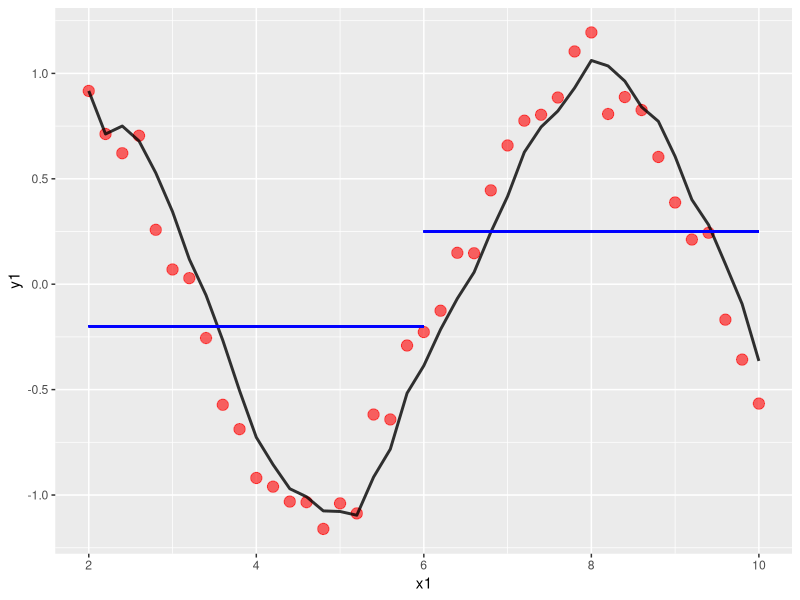
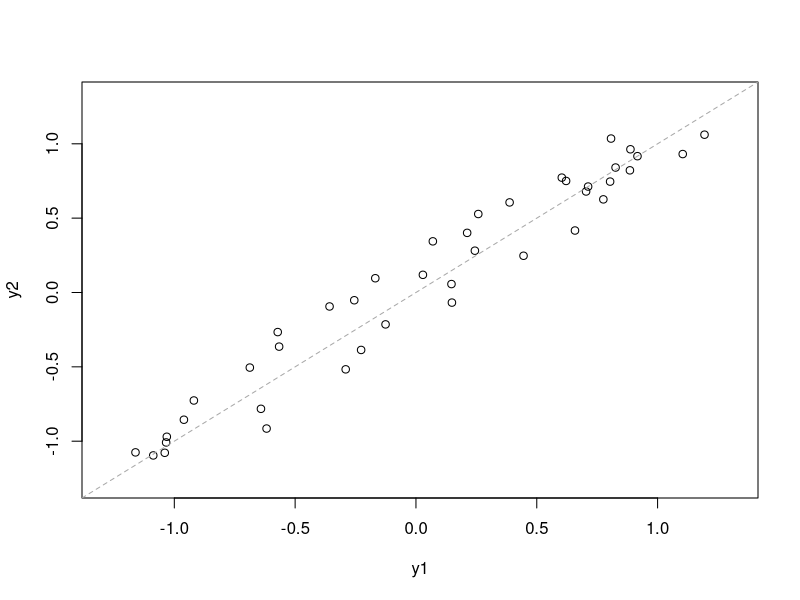
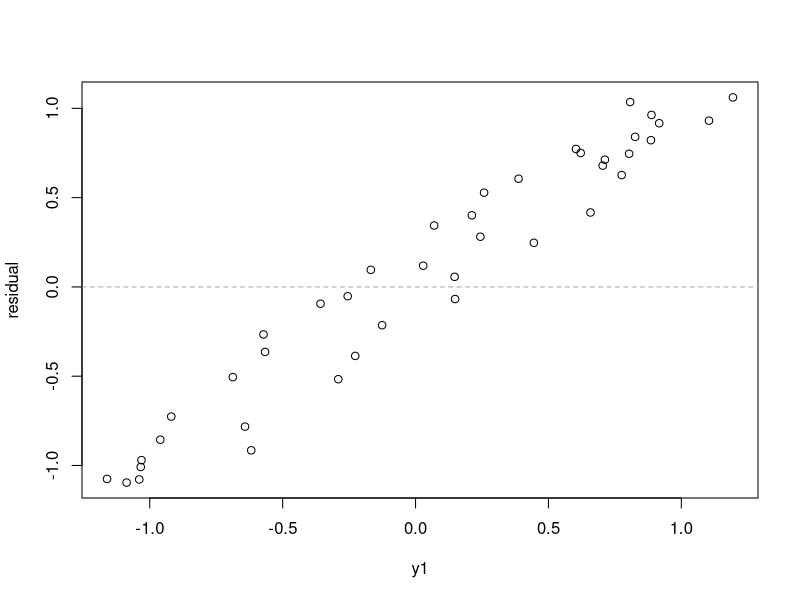

The R script that drew these images, in order:
## ---- chunk 1
x1<-seq(2,10,by=.2)
x2<-rnorm(41,0,.1)
y1<-sin(x1)+x2

y2<-c()
y2[1]<-y1[1]
y2[2]<-y1[2]
for(i in 3:length(y1))
  {y2[i]=(y1[i]+y1[i-1]+y1[i-2])/3}
x3<-factor(c(rep(1,21),rep(2,20)))
s<-data.frame(x1,y1,y2,x3)


## ---- chunk 2
library(ggplot2)
ggplot(data=s,aes(x=x1,y=y1))+
  geom_point(size=3.5,colour='red',alpha=0.6)+
  geom_line(aes(x=x1,y=y2),size=1,alpha=.8)+
  geom_segment(aes(x = 2, y = -.2, xend = 6, yend = -.2),colour='blue')+
  geom_segment(aes(x = 6, y = .25, xend = 10, yend = .25),colour='blue')
  
## ---- chunk 3
library(caret)
axisRange <- extendrange(c(y1, y2))
plot(y1, y2, ylim = axisRange,xlim = axisRange)
abline(0, 1, col = "darkgrey", lty = 2)

plot(y1, y2, ylab = "residual")
abline(h = 0, col = "darkgrey", lty = 2)
R2(y2,y1)
RMSE(y2, y1)
